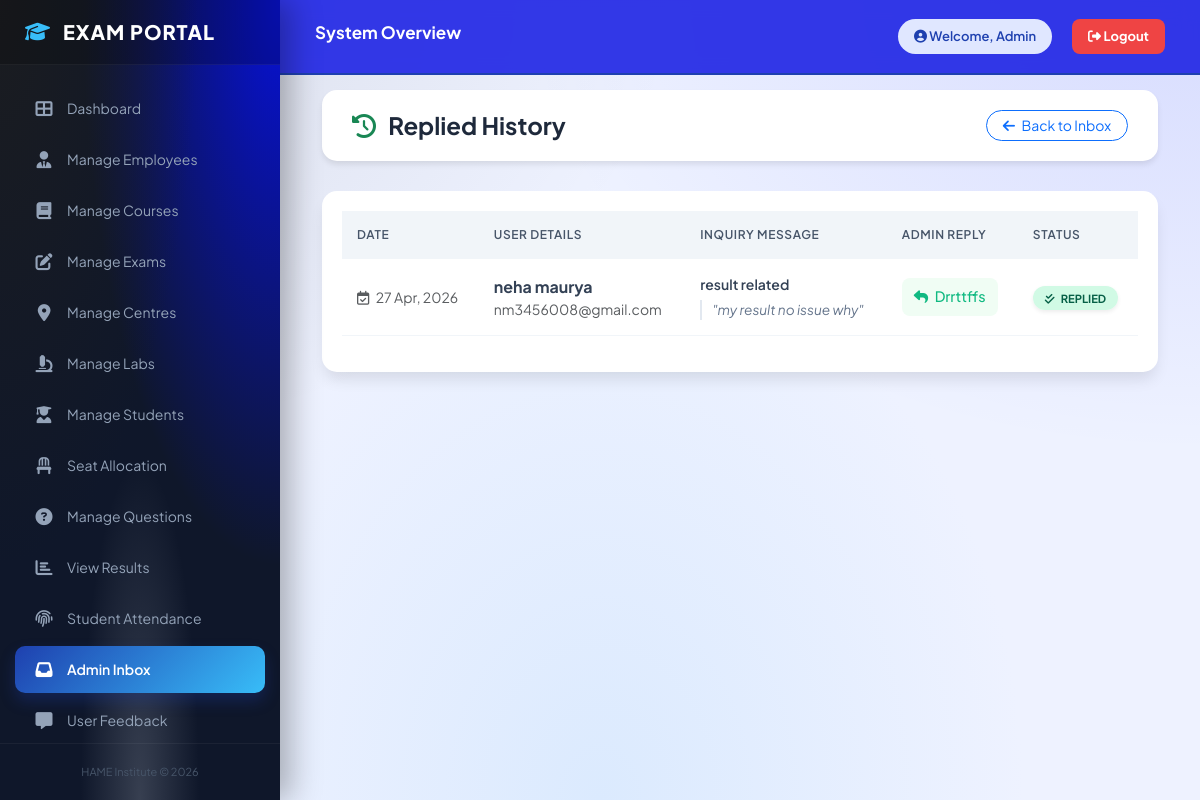
The page /admin/replied_history.php on the database its author committed.
### tables this page shows
CREATE TABLE `contact_messages` (
  `id` int(11) NOT NULL,
  `name` varchar(100) NOT NULL,
  `email` varchar(150) NOT NULL,
  `subject` varchar(200) DEFAULT NULL,
  `message` text NOT NULL,
  `admin_reply` text DEFAULT NULL,
  `status` enum('Pending','Replied') DEFAULT 'Pending',
  `reply_message` text DEFAULT NULL,
  `created_at` timestamp NOT NULL DEFAULT current_timestamp()
);

### admin/replied_history.php (the view, shortened to what this page needs)
<?php
include "../config.php";
$sql = "SELECT * FROM contact_messages WHERE status='Replied' ORDER BY id DESC";
$result = $conn->query($sql);
?>
<!DOCTYPE html>
<html lang="en">
<head>
    <link href="https://cdn.jsdelivr.net/npm/bootstrap@5.3.0/dist/css/bootstrap.min.css" rel="stylesheet">
    <link rel="stylesheet" href="https://cdnjs.cloudflare.com/ajax/libs/font-awesome/6.4.0/css/all.min.css">
</head>
<body>
<?php include "sidebar.php"; ?>
<div class="main-content">
    <div class="container-fluid">
        <div class="history-header">
            <h2><i class="fa-solid fa-clock-rotate-left text-success me-2"></i> Replied History</h2>
            <a href="admin_inbox.php" class="btn btn-outline-primary btn-sm rounded-pill px-3">
                <i class="fa-solid fa-arrow-left me-1"></i> Back to Inbox
            </a>
        </div>
        <div class="table-container">
            <div class="table-responsive">
                <table class="table table-hover">
                    <thead>
                        <tr>
                            <th>Date</th>
                            <th>User Details</th>
                            <th>Inquiry Message</th>
                            <th>Admin Reply</th>
                            <th>Status</th>
                        </tr>
                    </thead>
                    <tbody>
                        <?php if ($result->num_rows > 0): ?>
                            <?php while($row = $result->fetch_assoc()): ?>
                                <tr>
                                    <td class="text-nowrap small text-muted">
                                        <i class="fa-regular fa-calendar-check me-1"></i>
                                        <?= date('d M, Y', strtotime($row['created_at'])); ?>
                                    </td>
                                    <td>
                                        <div class="fw-bold"><?= htmlspecialchars($row['name']); ?></div>
                                        <div class="small text-muted"><?= htmlspecialchars($row['email']); ?></div>
                                    </td>
                                    <td>
                                        <div class="small fw-semibold"><?= htmlspecialchars($row['subject']); ?></div>
                                        <span class="user-msg">"<?= htmlspecialchars($row['message']); ?>"</span>
                                    </td>
                                    <td>
                                        <div class="admin-reply-box">
                                            <i class="fa-solid fa-reply me-1"></i>
                                            <?= htmlspecialchars($row['admin_reply']); ?>
                                        </div>
                                    </td>
                                    <td>
                                        <span class="status-pill shadow-sm">
                                            <i class="fa-solid fa-check-double me-1"></i> <?= $row['status']; ?>
                                        </span>
                                    </td>
                                </tr>
                            <?php endwhile; ?>
                        <?php endif; ?>
                    </tbody>
                </table>
            </div>
        </div>
    </div>
</div>
</body>
</html>

### admin/replied_history.php (style rules this page uses)
:root { --sidebar-width: 260px; --success-color: #10b981; --primary-color: #4361ee; }
body { font-family: 'Inter', sans-serif; background-color: #f8fafc; margin: 0; }
.main-content { margin-left: var(--sidebar-width); padding: 30px; transition: all 0.3s ease; }
.history-header { background: white; padding: 20px 30px; border-radius: 15px; box-shadow: 0 4px 6px -1px rgba(0,0,0,0.1); display: flex; justify-content: space-between; align-items: center; margin-bottom: 30px; }
.history-header h2 { font-weight: 700; color: #1e293b; margin: 0; font-size: 1.5rem; }
.table-container { background: white; padding: 20px; border-radius: 15px; box-shadow: 0 10px 15px -3px rgba(0,0,0,0.1); }
.table thead th { background-color: #f1f5f9; color: #475569; font-weight: 600; text-transform: uppercase; font-size: 0.75rem; letter-spacing: 0.05em; border: none; padding: 15px; }
.table tbody td { padding: 15px; vertical-align: middle; color: #334155; border-bottom: 1px solid #f1f5f9; }
.user-msg { display: block; font-size: 0.85rem; color: #64748b; font-style: italic; margin-top: 5px; border-left: 2px solid #e2e8f0; padding-left: 10px; }
.admin-reply-box { font-size: 0.9rem; color: var(--success-color); font-weight: 500; background: #f0fdf4; padding: 8px 12px; border-radius: 8px; display: inline-block; }
.status-pill { background: #d1fae5; color: #065f46; font-size: 0.7rem; font-weight: 700; padding: 5px 12px; border-radius: 20px; text-transform: uppercase; }

### admin/sidebar.php (style rules this page uses)
:root { --primary-blue: #1e40af; --dark-navy: #0f172a; --sky-accent: #38bdf8; --light-blue-bg: #f0f7ff; --sidebar-width: 280px; --topbar-height: 75px; }
* { box-sizing: border-box; }
body { margin: 0; padding: 0; font-family: 'Plus Jakarta Sans', sans-serif; background-color: #eef2ff; background-image: radial-gradient(at 0% 0%, rgba(15, 18, 28, 0.1) 0px, transparent 40%), radial-gradient(at 100% 0%, rgba(14, 26, 250, 0.1) 0px, transparent 40%), radial-gradient(at 50% 100%, rgba(219, 234, 254, 1) 0px, transparent 50%); background-attachment: fixed; min-height: 100vh; }
.main-content { margin-left: var(--sidebar-width); transition: 0.4s; }

### rows shown on the page
contact_messages: created_at "27 Apr, 2026", name "neha maurya", email "nm3456008@gmail.com", subject "result related", message "my result no issue why", admin_reply "Drrttffs", status "REPLIED"
